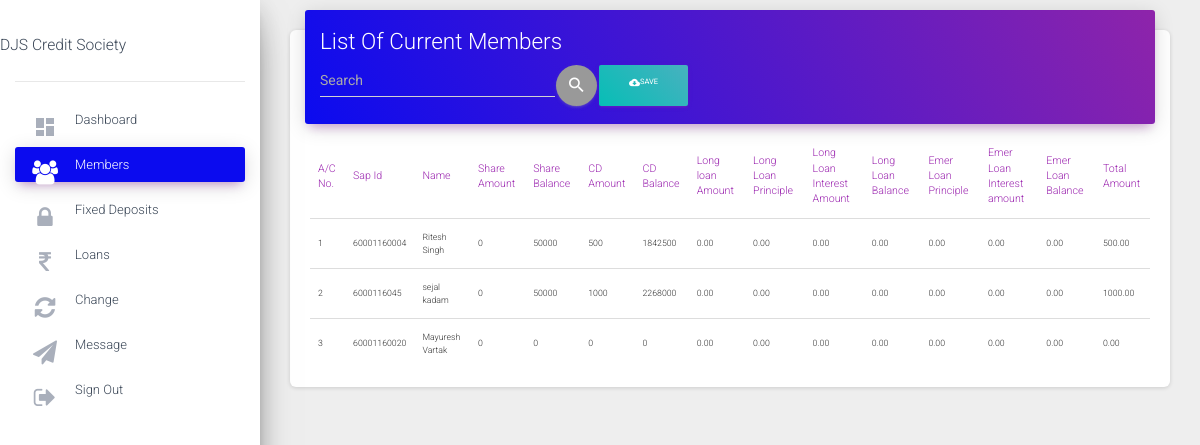
The page /csadmin/members (signed in) on the database as committed earlier.
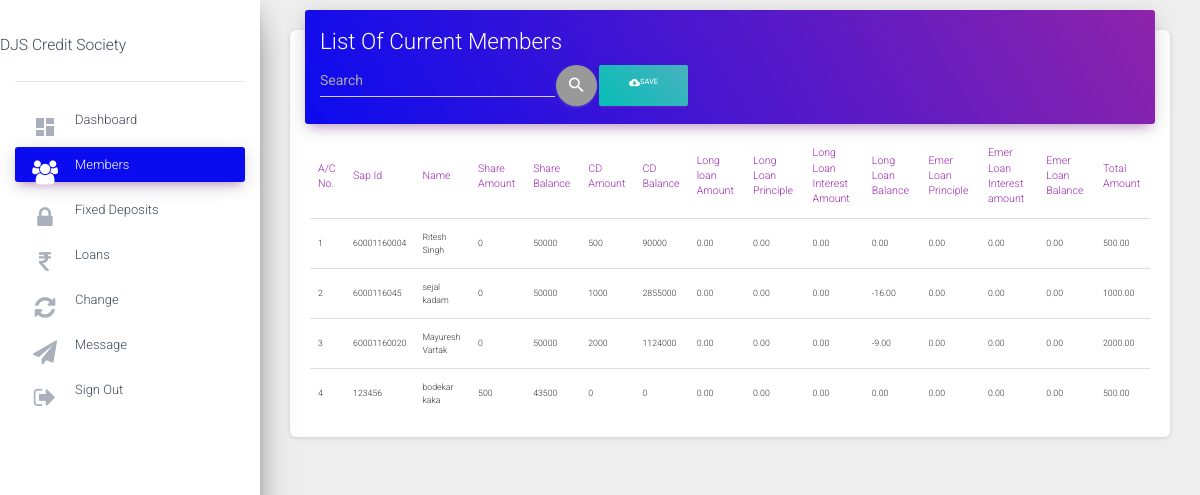
The same page on the database as committed later.
### status/models.py (models this page shows, shortened)
class Account(models.Model):
    accountnumber=models.IntegerField(null=False,unique=True)
    username=models.ForeignKey(User,on_delete=models.CASCADE,null=True,unique=True)
    name=models.CharField(max_length=50,null=False)
    sapid=models.IntegerField(null=False,unique=True)
    dateofjoining=models.DateField(null=False)
    sharevalue=models.IntegerField(default=0,null=False)
    totalinvestment=models.IntegerField(default=0,null=False)
    shareamount=models.IntegerField(default=0,null=False)
    sharebalance=models.IntegerField(default=0)
    cdamount=models.IntegerField(default=0)
    cdbalance=models.IntegerField(default=0)
    totalamount=models.DecimalField(default=0,max_digits=10,decimal_places=2)
    Noofshares=models.IntegerField(default=0,null=True)
    islongloantaken=models.BooleanField(default=False)
    isloanemertaken=models.BooleanField(default=False)
    longloanamount=models.DecimalField(blank=True,null=True,default=0,max_digits=10,decimal_places=2)
    longloanprinciple=models.DecimalField(blank=True,null=True,default=0,max_digits=10,decimal_places=2)
    longloanperiod=models.IntegerField(blank=True,null=True,default=0)
    longloaninterestamount=models.DecimalField(blank=True,null=True,default=0,max_digits=10,decimal_places=2)
    longloanbalance=models.DecimalField(blank=True,null=True,default=0,max_digits=10,decimal_places=2)
    longloanemi=models.DecimalField(blank=True,null=True,default=0,max_digits=10,decimal_places=2)
    emerloanamount=models.DecimalField(blank=True,null=True,default=0,max_digits=10,decimal_places=2)
    emerloanprinciple=models.DecimalField(blank=True,null=True,default=0,max_digits=10,decimal_places=2)
    emerloanperiod=models.IntegerField(blank=True,null=True,default=0)
    emerloaninterestamount=models.DecimalField(blank=True,null=True,default=0,max_digits=10,decimal_places=2)
    emerloanbalance=models.DecimalField(blank=True,null=True,default=0,max_digits=10,decimal_places=2)
    emerloanemi=models.DecimalField(blank=True,null=True,default=0,max_digits=10,decimal_places=2)
    downpayment=models.DecimalField(blank=True,null=True,default=0,max_digits=10,decimal_places=2)
    displaydownpayment=models.DecimalField(blank=True,null=True,default=0,max_digits=10,decimal_places=2)
    fdcapital=models.IntegerField(default=0,null=True)
    fdmaturitydate=models.DateField(null=True)
    teachingstaff=models.BooleanField(default=False)
    nonteachingstaff=models.BooleanField(default=False)

### csadmin/views.py (the view)
# urls.py: path('members', views.members,name="members"),
@login_required
def members(request):
    Members=Account.objects.all()
    Interests=interests.objects.all().last()
    acc_filter = AccountFilter(request.GET, queryset=Members)
    context={
        'Members':Members,
        'Interests':Interests,
        'member':"active",
        'filter': acc_filter,
    }
    return render (request,'members.html',context=context)

### csadmin/templates/members.html (shortened to what this page needs)
{%extends 'base.html'%}
{%block content%}
<main role="main" class="col-md-8 col-lg-12 px-4">
  <div class="content">
    <div class="container-fluid">
      <div class="row">
        <div class="col-md-12">
          <div class="card">
            <div class="card-header card-header-primary">
              <h2 class="card-title ">List Of Current Members</h2>
              <form method="get">
                <div class="input-group " style='width:45%'>
                <input type="text" style="color:#fff" class="form-control" autocomplete="off" name="name" placeholder="Search" id="id_name">
                <button type="button" class="btn btn-round btn-just-icon" name="button"><i class="material-icons">search</i></button>
                <a href="{% url 'csadmin:GeneratePdf'%}" class="btn pull-right  btn-primary" style="background: linear-gradient(45deg, #06beb6, #48b1bf);" target="_blank "><i class="material-icons">cloud_download</i>Save</a>
                </div>
              </form>
            </div>
            <div class="card-body">
              <div class="table-responsive">
                <table class="table">
                  <thead class=" text-primary">
                    <th>A/C No.</th>
                    <th>Sap Id</th>
                    <th>Name</th>
                    <th>Share Amount</th>
                    <th>Share Balance</th>
                    <th>CD Amount</th>
                    <th>CD Balance</th>
                    <th>Long loan Amount</th>
                    <th>Long Loan Principle</th>
                    <th>Long Loan Interest Amount</th>
                    <th>Long Loan Balance</th>
                    <th>Emer Loan Principle</th>
                    <th>Emer Loan Interest amount</th>
                    <th>Emer Loan Balance</th>
                    <th>Total Amount</th>
                  </thead>
                  <tbody>
                    {%for i in filter.qs%}
                    <tr>
                      <td>{{i.accountnumber}}</td>
                      <td>{{i.sapid}}</td>
                      <td>{{i.name}}</td>
                      <td>{{i.shareamount}}</td>
                      <td>{{i.sharebalance}}</td>
                      <td>{{i.cdamount}}</td>
                      <td>{{i.cdbalance}}</td>
                      <td>{{i.longloanamount}}</td>
                      <td>{{i.longloanprinciple}}</td>
                      <td>{{i.longloaninterestamount}}</td>
                      <td>{{i.longloanbalance}}</td>
                      <td>{{i.emerloanprinciple}}</td>
                      <td>{{i.emerloaninterestamount}}</td>
                      <td>{{i.emerloanbalance}}</td>
                      <td>{{i.totalamount}}</td>
                    </tr>
                    {%endfor%}
                  </tbody>
                </table>
              </div>
            </div>
          </div>
        </div>
  </div>
  </div>
  <br>
  <br>
</main>
{%endblock%}

Rows that differ between the two databases and show on the page:
changed Account "Ritesh Singh": cdbalance "1842500" → "90000"
changed Account "sejal kadam": cdbalance "2268000" → "2855000"; longloanbalance "0.00" → "-16.00"
changed Account "Mayuresh Vartak": sharebalance "0" → "50000"; cdamount "0" → "2000"; cdbalance "0" → "1124000"; longloanbalance "0.00" → "-9.00"; totalamount "0.00" → "2000.00"
added Account: accountnumber "4", sapid "123456", name "bodekar kaka", shareamount "500", sharebalance "43500", cdamount "0", cdbalance "0", longloanamount "0.00", longloanprinciple "0.00", longloaninterestamount "0.00", longloanbalance "0.00", emerloanprinciple "0.00", emerloaninterestamount "0.00", emerloanbalance "0.00", totalamount "500.00"
